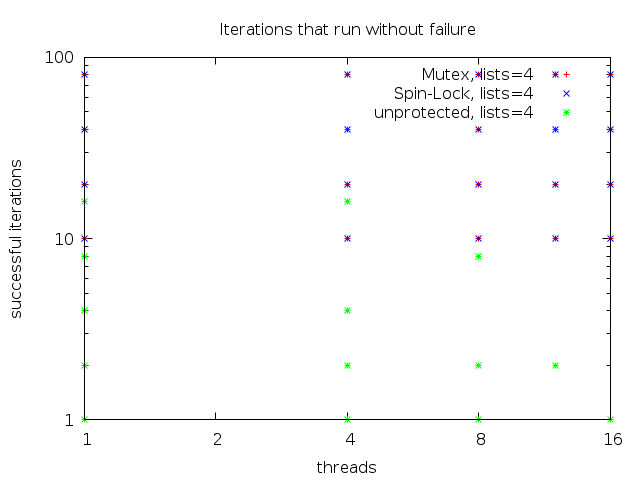

Recreate this plot in gnuplot.
set terminal png
set datafile separator ","

set title "Iterations that run without failure"
set logscale x 2
set xlabel "threads"
set ylabel "successful iterations"
set logscale y 10
set output 'lab2b_3.png'
plot \
    "< grep 'list-id-m,' lab2b_list_3.csv" using ($2):($3) \
	with points lc rgb "red" title "Mutex, lists=4", \
    "< grep 'list-id-s,' lab2b_list_3.csv" using ($2):($3) \
	with points lc rgb "blue" title "Spin-Lock, lists=4", \
	 "< grep 'list-id-none,' lab2b_list_3.csv" using ($2):($3) \
	with points lc rgb "green" title "unprotected, lists=4"
  